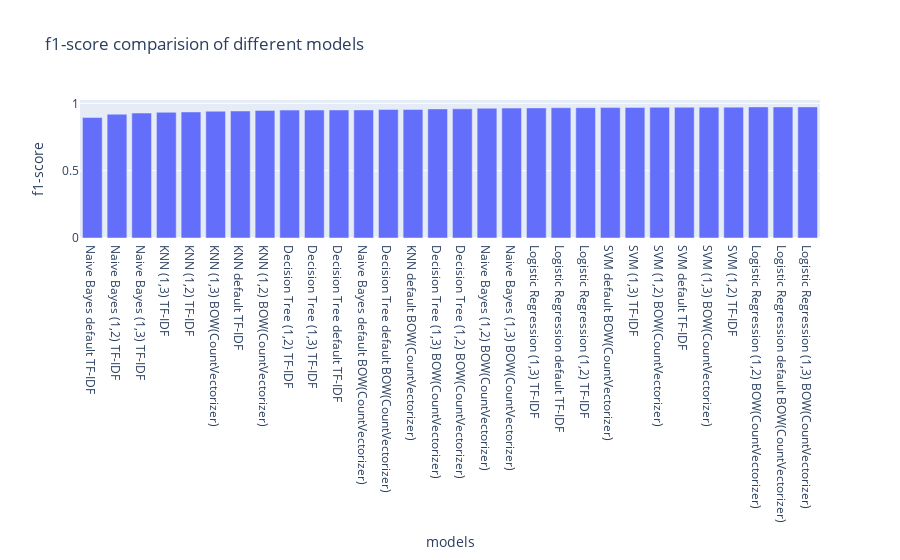

The notebook cell saved with this chart:
### Code cell
px.bar(x=x,y=result['f1_score'],labels={'x':'models','y':'f1-score'},title="f1-score comparision of different models")

### Figure 1 — Plotly figure (JSON) as saved in the notebook; plotly's stock layout.template omitted (floating-point values rounded to 4 significant figures)
{"data": [{"alignmentgroup": "True", "hovertemplate": "models=%{x}<br>f1-score=%{y}<extra></extra>", "legendgroup": "", "marker": {"color": "#636efa", "pattern": {"shape": ""}}, "name": "", "offsetgroup": "", "orientation": "v", "showlegend": false, "textposition": "auto", "type": "bar", "x": ["Naive Bayes default TF-IDF", "Naive Bayes (1,2) TF-IDF", "Naive Bayes (1,3) TF-IDF", "KNN (1,3) TF-IDF", "KNN (1,2) TF-IDF", "KNN (1,3) BOW(CountVectorizer)", "KNN default TF-IDF", "KNN (1,2) BOW(CountVectorizer)", "Decision Tree (1,2) TF-IDF", "Decision Tree (1,3) TF-IDF", "Decision Tree default TF-IDF", "Naive Bayes default BOW(CountVectorizer)", "Decision Tree default BOW(CountVectorizer)", "KNN default BOW(CountVectorizer)", "Decision Tree (1,3) BOW(CountVectorizer)", "Decision Tree (1,2) BOW(CountVectorizer)", "Naive Bayes (1,2) BOW(CountVectorizer)", "Naive Bayes (1,3) BOW(CountVectorizer)", "Logistic Regression (1,3) TF-IDF", "Logistic Regression default TF-IDF", "Logistic Regression (1,2) TF-IDF", "SVM default BOW(CountVectorizer)", "SVM (1,3) TF-IDF", "SVM (1,2) BOW(CountVectorizer)", "SVM default TF-IDF", "SVM (1,3) BOW(CountVectorizer)", "SVM (1,2) TF-IDF", "Logistic Regression (1,2) BOW(CountVectorizer)", "Logistic Regression default BOW(CountVectorizer)", "Logistic Regression (1,3) BOW(CountVectorizer)"], "xaxis": "x", "y": [0.8948, 0.9196, 0.9282, 0.9338, 0.9362, 0.942, 0.9433, 0.9477, 0.9501, 0.9503, 0.9508, 0.9513, 0.9548, 0.9549, 0.9587, 0.9594, 0.9641, 0.965, 0.9662, 0.9679, 0.968, 0.9688, 0.9696, 0.9707, 0.971, 0.9716, 0.9718, 0.9736, 0.9737, 0.9738], "yaxis": "y"}], "layout": {"barmode": "relative", "legend": {"tracegroupgap": 0}, "title": {"text": "f1-score comparision of different models"}, "xaxis": {"anchor": "y", "domain": [0, 1], "title": {"text": "models"}}, "yaxis": {"anchor": "x", "domain": [0, 1], "title": {"text": "f1-score"}}}}
